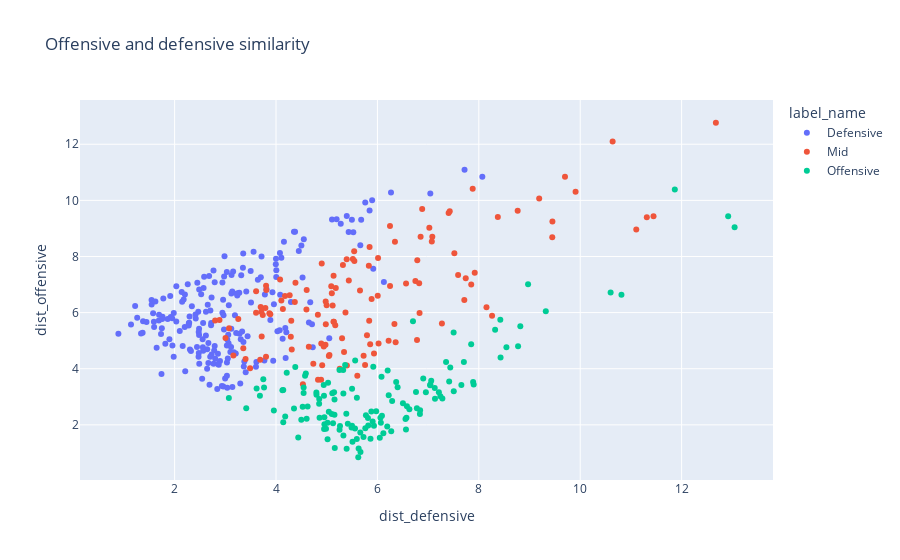

Here is the notebook cell this chart was saved with:
### Markdown cell above
Using distance to each cluster as a proxy for similarity with a position, we can visualize how each player's playing style resembles the one of defenders, midfielders and forwards. We can also understand which players are more different than everyone else by looking at players with larger distances to cluster centroids. For example Lionel Messi is one of the players most separeted from the rest. This means that his stats are far away from the others.

### Code cell
px.scatter(df_output_dists[df_output_dists.position!='Goalkeeper'],
x='dist_defensive',y='dist_offensive',
color='label_name',hover_data=['slug_club','slug_player','mins_played','position','score'],
title='Offensive and defensive similarity')

### Figure 1 — Plotly figure (JSON) as saved in the notebook; plotly's stock layout.template omitted (floating-point values rounded to 4 significant figures; data arrays with more than 128 entries replaced by an {"elided": "..."} marker saying what was removed)
{"data": [{"customdata": {"elided": "205x5 mixed values"}, "hovertemplate": "label_name=Defensive<br>dist_defensive=%{x}<br>dist_offensive=%{y}<br>slug_club=%{customdata[0]}<br>slug_player=%{customdata[1]}<br>mins_played=%{customdata[2]}<br>position=%{customdata[3]}<br>score=%{customdata[4]}<extra></extra>", "legendgroup": "Defensive", "marker": {"color": "#636efa", "symbol": "circle"}, "mode": "markers", "name": "Defensive", "orientation": "v", "showlegend": true, "type": "scatter", "x": {"elided": "205 float values"}, "xaxis": "x", "y": {"elided": "205 float values"}, "yaxis": "y"}, {"customdata": {"elided": "124x5 mixed values"}, "hovertemplate": "label_name=Mid<br>dist_defensive=%{x}<br>dist_offensive=%{y}<br>slug_club=%{customdata[0]}<br>slug_player=%{customdata[1]}<br>mins_played=%{customdata[2]}<br>position=%{customdata[3]}<br>score=%{customdata[4]}<extra></extra>", "legendgroup": "Mid", "marker": {"color": "#EF553B", "symbol": "circle"}, "mode": "markers", "name": "Mid", "orientation": "v", "showlegend": true, "type": "scatter", "x": [9.191, 10.64, 11.45, 3.608, 5.101, 5.303, 6.565, 5.054, 5.135, 4.911, 5.37, 5.32, 4.893, 4.976, 6.336, 5.838, 4.736, 7.518, 3.074, 6.249, 6.823, 9.452, 5.857, 7.404, 5.604, 11.31, 3.869, 4.6, 4.301, 4.998, 7.714, 5.117, 3.791, 3.004, 4.105, 3.803, 7.024, 5.885, 4.889, 8.375, 6.221, 3.887, 5.846, 7.426, 3.159, 4.98, 8.262, 5.794, 9.7, 6.248, 8.766, 3.739, 4.828, 5.545, 4.902, 5.728, 5.542, 4.292, 6.787, 5.141, 5.342, 7.272, 6.831, 4.53, 3.717, 4.371, 5.933, 5.179, 4.384, 7.919, 6.852, 5.134, 6.781, 4.826, 3.688, 11.11, 3.71, 5.09, 4.136, 4.311, 5.394, 4.942, 5.657, 3.606, 7.083, 2.799, 3.355, 7.879, 4.08, 6.023, 6.36, 3.489, 6.013, 4.269, 4.982, 9.909, 12.68, 5.257, 5.398, 6.883, 5.757, 7.592, 5.831, 5.515, 9.449, 3.399, 6.006, 7.742, 3.809, 7.073, 4.178, 3.256, 6.749, 7.851, 6.346, 2.885, 8.151, 5.043, 5.168, 3.804, 4.647, 5.436, 3.698, 4.605], "xaxis": "x", "y": [10.07, 12.1, 9.435, 6.765, 6.688, 5.082, 7.034, 4.491, 7.318, 4.127, 6.008, 7.698, 4.895, 4.856, 5.592, 5.708, 4.175, 8.114, 5.439, 6.949, 7.049, 9.25, 4.873, 9.552, 3.748, 9.395, 5.979, 6.112, 5.714, 6.264, 6.449, 6.25, 6.167, 5.093, 6.429, 4.425, 9.023, 6.482, 3.604, 9.406, 5.002, 5.942, 8.343, 9.611, 4.473, 6.394, 5.888, 5.194, 10.85, 9.084, 9.631, 5.914, 3.608, 7.839, 7.748, 4.461, 8.187, 5.137, 7.865, 5.676, 4.597, 5.616, 5.984, 3.447, 5.147, 6.381, 4.542, 6.874, 7.062, 7.422, 8.706, 5.672, 5.027, 5.922, 4.32, 8.962, 6.029, 6.937, 6.129, 4.682, 7.903, 4.793, 6.788, 5.992, 8.701, 5.717, 4.727, 10.42, 7.18, 4.901, 4.947, 4.022, 7.942, 6.616, 5.588, 10.3, 12.77, 3.996, 4.115, 9.689, 4.135, 7.342, 7.668, 7.913, 8.689, 4.344, 6.601, 7.228, 6.809, 8.532, 6.592, 5.774, 7.125, 7.002, 8.528, 5.735, 6.192, 4.457, 5.546, 6.959, 4.785, 7.144, 6.202, 6.806], "yaxis": "y"}, {"customdata": {"elided": "135x5 mixed values"}, "hovertemplate": "label_name=Offensive<br>dist_defensive=%{x}<br>dist_offensive=%{y}<br>slug_club=%{customdata[0]}<br>slug_player=%{customdata[1]}<br>mins_played=%{customdata[2]}<br>position=%{customdata[3]}<br>score=%{customdata[4]}<extra></extra>", "legendgroup": "Offensive", "marker": {"color": "#00cc96", "symbol": "circle"}, "mode": "markers", "name": "Offensive", "orientation": "v", "showlegend": true, "type": "scatter", "x": {"elided": "135 float values"}, "xaxis": "x", "y": {"elided": "135 float values"}, "yaxis": "y"}], "layout": {"legend": {"title": {"text": "label_name"}, "tracegroupgap": 0}, "title": {"text": "Offensive and defensive similarity"}, "xaxis": {"anchor": "y", "domain": [0, 1], "title": {"text": "dist_defensive"}}, "yaxis": {"anchor": "x", "domain": [0, 1], "title": {"text": "dist_offensive"}}}}
